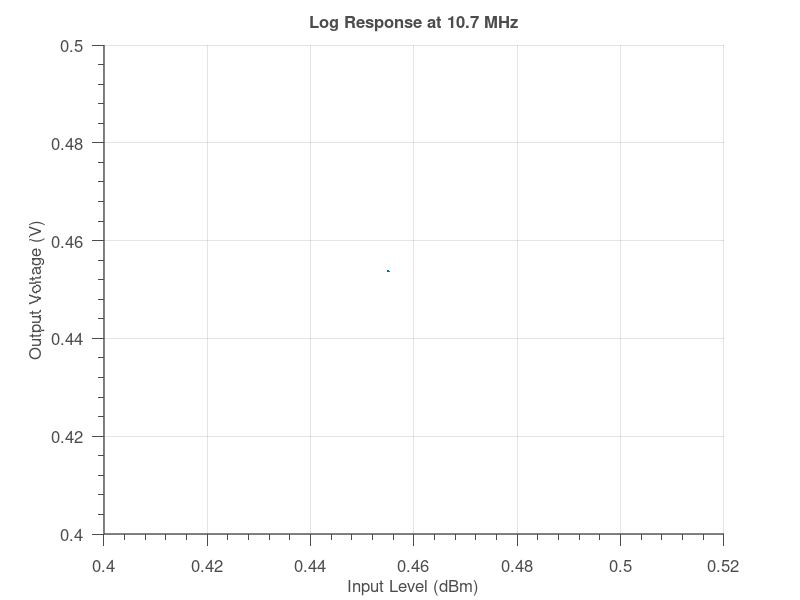

Write the MATLAB code that produced this figure. (Note: this script raises an error after producing the figure.)
function mkgraphs
close all;

%% Load Data
log_dat = csvread('./log_response.csv');
f = log_dat(1,2:end); x = log_dat(2:end,1); y = log_dat(2:end,2:end);

%% Generate Log Response Plot for 10.7 MHz
hLogResponse = figure('Units', 'pixels'); hold on; grid on;

title ('Log Response at 10.7 MHz'); 
xlabel('Input Level (dBm)'); ylabel('Output Voltage (V)');

plot(x, y(:,5), 'LineWidth', 2)
set(hLogResponse, 'DefaultAxesYTick', 0:.5:5);

stylize(hLogResponse)
savegfx(hLogResponse, '../gfx/log_response_center.png', 800);

%% Generate Log Response Plot for Various Frequencies
hLogFreqResp = figure('Units', 'pixels'); hold on; grid on;

title ('Log Response with 230 kHz Band Pass Filter'); 
xlabel('Input Level (dBm)'); ylabel('Output Voltage (V)');

legend_txt = {};

plot(x, y(:,5), 'k', 'LineWidth', 2); legend_txt{end + 1} = '10.7 MHz';
plot(x, y(:,3), 'y', 'LineWidth', 2); legend_txt{end + 1} = '5 MHz';
plot(x, y(:,7), 'g', 'LineWidth', 2); legend_txt{end + 1} = '20 MHz';
plot(x, y(:,4), 'b', 'LineWidth', 2); legend_txt{end + 1} = '9.7 MHz';
plot(x, y(:,6), 'r', 'LineWidth', 2); legend_txt{end + 1} = '11.7 MHz';
plot(x, y(:,8), 'c', 'LineWidth', 2); legend_txt{end + 1} = '100 MHz';
plot(x, y(:,9), 'm', 'LineWidth', 2); legend_txt{end + 1} = '500 MHz';

set(hLogResponse, 'DefaultAxesYTick', 0:.5:5);
legend(legend_txt, 'Location', 'NorthWest');

stylize(hLogFreqResp)
savegfx(hLogFreqResp, '../gfx/logfreq_response.png', 800);

%% Generate Log Conformance Plot for 10.7 MHz
hLogConform = figure('Units', 'pixels'); hold on; grid on;
title ('Logarithmic Conformance at 10.7 MHz');
xlabel('Input Level (dBm)'); ylabel('Error (dB)');

% Central 60dB for weight vector
w = double(x>-70 & x<-10);

linfit = LinearModel.fit(x, y(:,5), 'linear','Weights', w);

m = double(linfit.Coefficients(2,1));
b = double(linfit.Coefficients(1,1));

ylin = m*x + b;   % Linear Approximation.

db_err = (y(:,5)-ylin)/m;

plot(x, db_err, 'LineWidth', 2);

set(hLogConform, 'DefaultAxesYTick', -4:1:4);

stylize(hLogConform)
savegfx(hLogConform, '../gfx/log_conformance_center.png', 800);


end

function stylize(hFigure)
hAxes   = get(hFigure,'CurrentAxes');

hFTitle = get(hAxes, 'Title');
hXLabel = get(hAxes, 'xlabel');
hYLabel = get(hAxes, 'ylabel');

set([hAxes, hFTitle, hXLabel, hYLabel], ...
    'FontName', 'Helvetica', ...
    'FontSize', 12 ...
);

set( hFTitle, ...
    'FontWeight' , 'bold', ...
    'Color', [.3 .3 .3] ...
);

set(hAxes, ...
  'Box'         , 'off'     , ...
  'TickDir'     , 'out'     , ...
  'TickLength'  , [.02 .02] , ...
  'XMinorTick'  , 'on'      , ...
  'YMinorTick'  , 'on'      , ...
  'YGrid'       , 'on'      , ...
  'XColor'      , [.3 .3 .3], ...
  'YColor'      , [.3 .3 .3], ...
  'LineWidth'   , 1         );
end

function savegfx(hFigure, file, width)
[pathstr,name,ext] = fileparts(file);

saveas(hFigure, file);

img = imread(file);

img_rs = imresize(img, [NaN width]);

imwrite(img_rs, sprintf('%s/%s_%i%s', pathstr, name, width, ext));
end